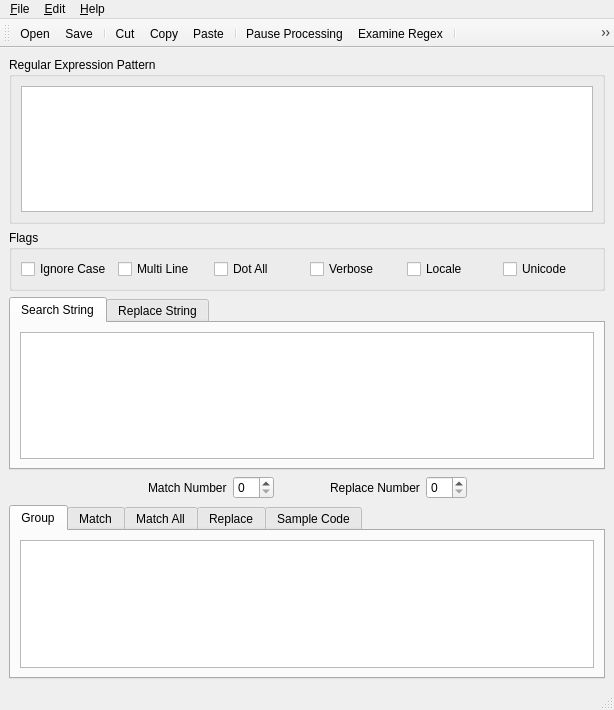
<?xml version="1.0" encoding="UTF-8"?>
<ui version="4.0">
 <class>MainWindow</class>
 <widget class="QMainWindow" name="MainWindow">
  <property name="geometry">
   <rect>
    <x>0</x>
    <y>0</y>
    <width>614</width>
    <height>710</height>
   </rect>
  </property>
  <property name="windowTitle">
   <string>MainWindow</string>
  </property>
  <widget class="QWidget" name="centralwidget">
   <layout class="QVBoxLayout" name="verticalLayout_5">
    <item>
     <layout class="QVBoxLayout" name="verticalLayout">
      <item>
       <layout class="QVBoxLayout" name="verticalLayout_4">
        <item>
         <widget class="QGroupBox" name="groupBox">
          <property name="title">
           <string>Regular Expression Pattern</string>
          </property>
          <layout class="QVBoxLayout" name="verticalLayout_3">
           <item>
            <widget class="QPlainTextEdit" name="regexText"/>
           </item>
          </layout>
         </widget>
        </item>
        <item>
         <widget class="QGroupBox" name="groupBox_2">
          <property name="title">
           <string>Flags</string>
          </property>
          <layout class="QHBoxLayout" name="horizontalLayout_2">
           <item>
            <widget class="QCheckBox" name="ignoreCaseFlag">
             <property name="text">
              <string>Ignore Case</string>
             </property>
            </widget>
           </item>
           <item>
            <widget class="QCheckBox" name="multiLineFlag">
             <property name="text">
              <string>Multi Line</string>
             </property>
            </widget>
           </item>
           <item>
            <widget class="QCheckBox" name="dotAllFlag">
             <property name="text">
              <string>Dot All</string>
             </property>
            </widget>
           </item>
           <item>
            <widget class="QCheckBox" name="verboseFlag">
             <property name="text">
              <string>Verbose</string>
             </property>
            </widget>
           </item>
           <item>
            <widget class="QCheckBox" name="localeFlag">
             <property name="text">
              <string>Locale</string>
             </property>
            </widget>
           </item>
           <item>
            <widget class="QCheckBox" name="unicodeFlag">
             <property name="text">
              <string>Unicode</string>
             </property>
            </widget>
           </item>
          </layout>
         </widget>
        </item>
       </layout>
      </item>
      <item>
       <widget class="QTabWidget" name="tabWidget_2">
        <property name="currentIndex">
         <number>0</number>
        </property>
        <widget class="QWidget" name="tab_6">
         <attribute name="title">
          <string>Search String</string>
         </attribute>
         <layout class="QVBoxLayout" name="verticalLayout_11">
          <item>
           <widget class="QPlainTextEdit" name="searchText"/>
          </item>
         </layout>
        </widget>
        <widget class="QWidget" name="tab_7">
         <attribute name="title">
          <string>Replace String</string>
         </attribute>
         <layout class="QVBoxLayout" name="verticalLayout_12">
          <item>
           <widget class="QPlainTextEdit" name="replaceText"/>
          </item>
         </layout>
        </widget>
       </widget>
      </item>
      <item>
       <layout class="QVBoxLayout" name="verticalLayout_2">
        <item>
         <layout class="QHBoxLayout" name="horizontalLayout">
          <item>
           <spacer name="horizontalSpacer">
            <property name="orientation">
             <enum>Qt::Horizontal</enum>
            </property>
            <property name="sizeHint" stdset="0">
             <size>
              <width>40</width>
              <height>20</height>
             </size>
            </property>
           </spacer>
          </item>
          <item>
           <widget class="QLabel" name="label">
            <property name="text">
             <string>Match Number</string>
            </property>
           </widget>
          </item>
          <item>
           <widget class="QSpinBox" name="matchNumberBox"/>
          </item>
          <item>
           <spacer name="horizontalSpacer_3">
            <property name="orientation">
             <enum>Qt::Horizontal</enum>
            </property>
            <property name="sizeType">
             <enum>QSizePolicy::Fixed</enum>
            </property>
            <property name="sizeHint" stdset="0">
             <size>
              <width>50</width>
              <height>20</height>
             </size>
            </property>
           </spacer>
          </item>
          <item>
           <widget class="QLabel" name="labelReplace">
            <property name="text">
             <string>Replace Number</string>
            </property>
           </widget>
          </item>
          <item>
           <widget class="QSpinBox" name="replaceNumberBox"/>
          </item>
          <item>
           <spacer name="horizontalSpacer_2">
            <property name="orientation">
             <enum>Qt::Horizontal</enum>
            </property>
            <property name="sizeHint" stdset="0">
             <size>
              <width>40</width>
              <height>20</height>
             </size>
            </property>
           </spacer>
          </item>
         </layout>
        </item>
        <item>
         <widget class="QTabWidget" name="tabWidget">
          <property name="currentIndex">
           <number>0</number>
          </property>
          <widget class="QWidget" name="tab">
           <attribute name="title">
            <string>Group</string>
           </attribute>
           <layout class="QVBoxLayout" name="verticalLayout_6">
            <item>
             <widget class="QTableView" name="groupsView"/>
            </item>
           </layout>
          </widget>
          <widget class="QWidget" name="tab_2">
           <attribute name="title">
            <string>Match</string>
           </attribute>
           <layout class="QVBoxLayout" name="verticalLayout_7">
            <item>
             <widget class="QPlainTextEdit" name="matchText">
              <property name="readOnly">
               <bool>true</bool>
              </property>
             </widget>
            </item>
           </layout>
          </widget>
          <widget class="QWidget" name="tab_3">
           <attribute name="title">
            <string>Match All</string>
           </attribute>
           <layout class="QVBoxLayout" name="verticalLayout_8">
            <item>
             <widget class="QPlainTextEdit" name="matchAllText">
              <property name="readOnly">
               <bool>true</bool>
              </property>
             </widget>
            </item>
           </layout>
          </widget>
          <widget class="QWidget" name="tab_4">
           <attribute name="title">
            <string>Replace</string>
           </attribute>
           <layout class="QVBoxLayout" name="verticalLayout_9">
            <item>
             <widget class="QPlainTextEdit" name="replaceResultText">
              <property name="readOnly">
               <bool>true</bool>
              </property>
             </widget>
            </item>
           </layout>
          </widget>
          <widget class="QWidget" name="tab_5">
           <attribute name="title">
            <string>Sample Code</string>
           </attribute>
           <layout class="QVBoxLayout" name="verticalLayout_10">
            <item>
             <widget class="QPlainTextEdit" name="sampleText">
              <property name="readOnly">
               <bool>true</bool>
              </property>
             </widget>
            </item>
           </layout>
          </widget>
         </widget>
        </item>
       </layout>
      </item>
     </layout>
    </item>
   </layout>
  </widget>
  <widget class="QMenuBar" name="menubar">
   <property name="geometry">
    <rect>
     <x>0</x>
     <y>0</y>
     <width>614</width>
     <height>22</height>
    </rect>
   </property>
   <widget class="QMenu" name="menu_File">
    <property name="title">
     <string>&amp;File</string>
    </property>
    <addaction name="action_New"/>
    <addaction name="action_Open"/>
    <addaction name="action_Save"/>
    <addaction name="actionSave_As"/>
    <addaction name="separator"/>
    <addaction name="actionRevert_Kodos_File"/>
    <addaction name="separator"/>
    <addaction name="actionImport_File"/>
    <addaction name="actionIport_URL"/>
    <addaction name="separator"/>
    <addaction name="action_Exit"/>
   </widget>
   <widget class="QMenu" name="menu_Edit">
    <property name="title">
     <string>&amp;Edit</string>
    </property>
    <addaction name="action_Undo"/>
    <addaction name="action_Redo"/>
    <addaction name="separator"/>
    <addaction name="action_Cut"/>
    <addaction name="actionC_opy"/>
    <addaction name="action_Paste"/>
    <addaction name="separator"/>
    <addaction name="action_Examine_Regex"/>
    <addaction name="action_Pause_Processing"/>
    <addaction name="separator"/>
    <addaction name="actionPreferences"/>
   </widget>
   <widget class="QMenu" name="menu_Help">
    <property name="title">
     <string>&amp;Help</string>
    </property>
    <addaction name="actionHelp"/>
    <addaction name="actionPython_Regex_Help"/>
    <addaction name="separator"/>
    <addaction name="actionRegex_Reference_Guide"/>
    <addaction name="actionRegex_Library"/>
    <addaction name="separator"/>
    <addaction name="actionAbout"/>
   </widget>
   <addaction name="menu_File"/>
   <addaction name="menu_Edit"/>
   <addaction name="menu_Help"/>
  </widget>
  <widget class="QStatusBar" name="_statusbar"/>
  <widget class="QToolBar" name="toolBar">
   <property name="windowTitle">
    <string>toolBar</string>
   </property>
   <attribute name="toolBarArea">
    <enum>TopToolBarArea</enum>
   </attribute>
   <attribute name="toolBarBreak">
    <bool>false</bool>
   </attribute>
   <addaction name="action_Open"/>
   <addaction name="action_Save"/>
   <addaction name="separator"/>
   <addaction name="action_Cut"/>
   <addaction name="actionC_opy"/>
   <addaction name="action_Paste"/>
   <addaction name="separator"/>
   <addaction name="action_Pause_Processing"/>
   <addaction name="action_Examine_Regex"/>
   <addaction name="separator"/>
   <addaction name="actionRegex_Reference_Guide"/>
   <addaction name="actionRegex_Library"/>
  </widget>
  <action name="action_New">
   <property name="text">
    <string>&amp;New</string>
   </property>
  </action>
  <action name="action_Open">
   <property name="text">
    <string>&amp;Open</string>
   </property>
   <property name="shortcut">
    <string>Ctrl+O</string>
   </property>
  </action>
  <action name="action_Save">
   <property name="text">
    <string>&amp;Save</string>
   </property>
  </action>
  <action name="actionSave_As">
   <property name="text">
    <string>Save &amp;As...</string>
   </property>
  </action>
  <action name="actionRevert_Kodos_File">
   <property name="text">
    <string>&amp;Revert Kodos File</string>
   </property>
  </action>
  <action name="actionImport_File">
   <property name="text">
    <string>Import &amp;File</string>
   </property>
  </action>
  <action name="actionIport_URL">
   <property name="text">
    <string>Import &amp;URL</string>
   </property>
  </action>
  <action name="action_Exit">
   <property name="text">
    <string>&amp;Exit</string>
   </property>
  </action>
  <action name="action_Undo">
   <property name="text">
    <string>&amp;Undo</string>
   </property>
  </action>
  <action name="action_Redo">
   <property name="text">
    <string>&amp;Redo</string>
   </property>
  </action>
  <action name="action_Cut">
   <property name="text">
    <string>&amp;Cut</string>
   </property>
  </action>
  <action name="actionC_opy">
   <property name="text">
    <string>C&amp;opy</string>
   </property>
  </action>
  <action name="action_Paste">
   <property name="text">
    <string>&amp;Paste</string>
   </property>
  </action>
  <action name="action_Examine_Regex">
   <property name="text">
    <string>&amp;Examine Regex</string>
   </property>
  </action>
  <action name="action_Pause_Processing">
   <property name="text">
    <string>Pause Processing</string>
   </property>
  </action>
  <action name="actionPreferences">
   <property name="text">
    <string>Preferences</string>
   </property>
  </action>
  <action name="actionHelp">
   <property name="text">
    <string>Help</string>
   </property>
  </action>
  <action name="actionPython_Regex_Help">
   <property name="text">
    <string>&amp;Python Regex Help</string>
   </property>
  </action>
  <action name="actionRegex_Reference_Guide">
   <property name="text">
    <string>&amp;Regex Reference Guide</string>
   </property>
  </action>
  <action name="actionRegex_Library">
   <property name="text">
    <string>Regex &amp;Library</string>
   </property>
  </action>
  <action name="actionAbout">
   <property name="text">
    <string>&amp;About</string>
   </property>
  </action>
 </widget>
 <resources/>
 <connections/>
</ui>
